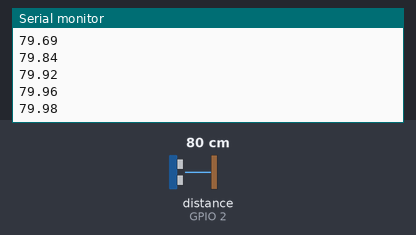
A sketch run on a simulated ESP32. Shown: the last lines printed to the serial monitor. The inputs (shaded band) are chosen by the test bench; at power-on: distance to the obstacle (sensor on GPIO 2) 80 cm. The echo pulse lasts 58.3 µs per cm.

Above: at 1.2 s.
1.3 s: distance to the obstacle (sensor on GPIO 2) set to 2 cm
At 1.37 s:
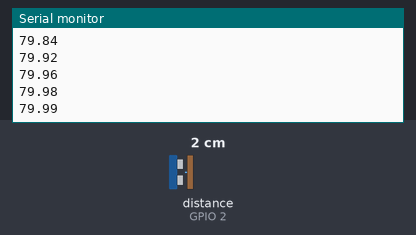
2.8 s: distance to the obstacle (sensor on GPIO 2) set to 4 cm
At 2.89 s:
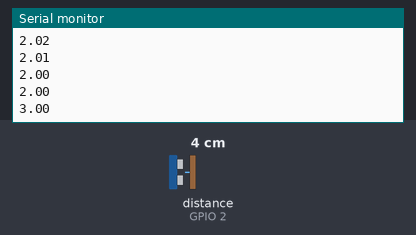
Timing chart, 0 to 5.8 s (numbered marks = the images above; inputs shaded):
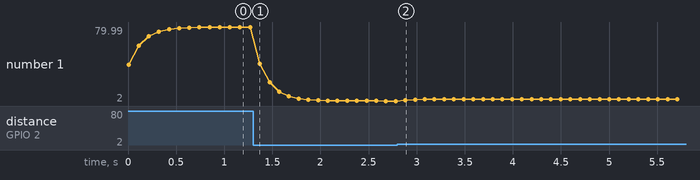

The sketch:

LOVE_IS__ESP32sender.ino
```cpp
#include <HCSR04.h>
#include <esp_now.h>
#include <WiFi.h>

#define TRIG_PIN 0
#define ECHO_PIN 2
#define SENDER_ID 4 //change it before uploading

float distance = 0;
float smoothing = 0.5;
bool isTrig = false;
float lastMsgTime = 0;
float minMsgDelta = 500;
float changedThresh = 10;

UltraSonicDistanceSensor distanceSensor(TRIG_PIN, ECHO_PIN);

uint8_t broadcastAddress[] = {0x10, 0x52, 0x1c, 0x68, 0x72, 0x30};

typedef struct struct_message {
  int id; // must be unique for each sender board
} struct_message;

struct_message myData;

// callback when data is sent
void OnDataSent(const uint8_t *mac_addr, esp_now_send_status_t status) {
  Serial.print("\r\nLast Packet Send Status:\t");
  Serial.println(status == ESP_NOW_SEND_SUCCESS ? "Delivery Success" : "Delivery Fail");
}

void setup() {
  Serial.begin(115200);
  WiFi.mode(WIFI_STA);

  myData.id = SENDER_ID;

  // Init ESP-NOW
  if (esp_now_init() != ESP_OK) {
    Serial.println("Error initializing ESP-NOW");
    return;
  }

  esp_now_register_send_cb(OnDataSent);

  // Register peer
  esp_now_peer_info_t peerInfo;
  memcpy(peerInfo.peer_addr, broadcastAddress, 6);
  peerInfo.channel = 0;
  peerInfo.encrypt = false;

  if (esp_now_add_peer(&peerInfo) != ESP_OK) {
    Serial.println("Failed to add peer");
    return;
  }
}

void loop() {

  float newDistance = distanceSensor.measureDistanceCm();
  distance = (smoothing * distance) + (1 - smoothing) * newDistance;

  Serial.println(distance);
  float nowTime = millis();
  bool changedEnough = abs(newDistance-distance)>changedThresh;

  if (changedEnough && distance > 0 && distance < 400) {
    //isTrig = true;
    if (nowTime - lastMsgTime > minMsgDelta) {
      esp_now_send(broadcastAddress, (uint8_t *) &myData, sizeof(myData));
      lastMsgTime = nowTime;
    }
  }

  delay(100);
}
```

Measured:
- after the input at 2.8 s, the serial monitor: prints a new line after 0.08 s (image 2)
- plotted number 1: 79.99 → 2 after the input at 1.3 s, 2 → 4 after the input at 2.8 s
